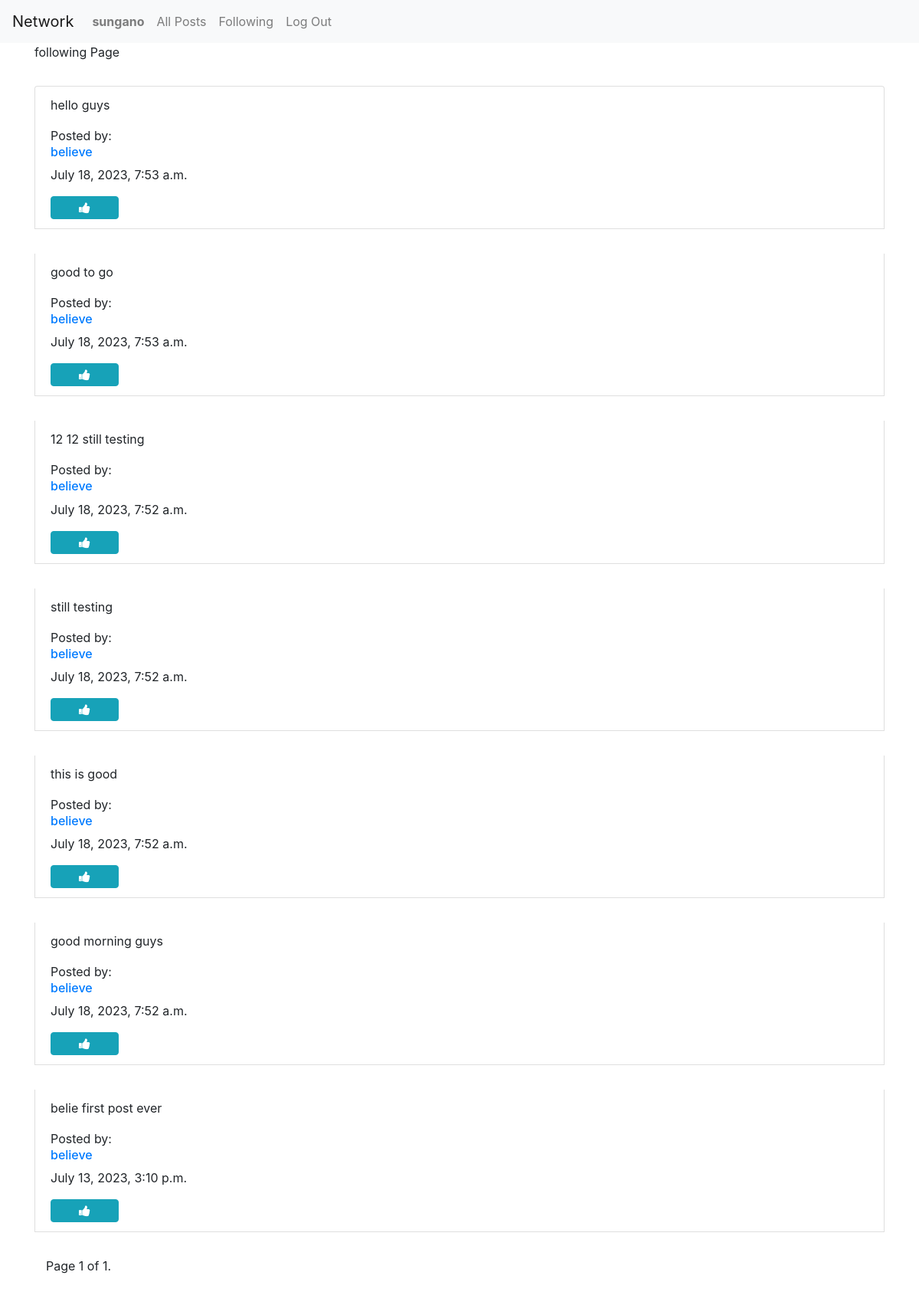
Page /following (signed in) on the committed database.
### network/models.py (models this page shows, shortened)
class User(AbstractUser):
    pass
    def __str__(self):
            return self.username

class Post(models.Model):
    comment = models.CharField(max_length=500)
    author = models.ForeignKey("User", on_delete=models.CASCADE)
    timestamp = models.DateTimeField(auto_now_add=True)

### network/views.py (the view)
# urls.py: path("following", views.following, name="following"),
def following(request):
    user = User.objects.get(id=request.user.id)
    followed_users = Follow.objects.filter(follower=user).values_list('followed_user', flat=True)
    posts = Post.objects.filter(author__in=followed_users).order_by('-timestamp')
    posts_paginator = Paginator(posts, 10)
    page_number = request.GET.get('page')
    posts_page_object = posts_paginator.get_page(page_number)
    likes = Like.objects.all()
    postsYouLike = []
    try:
        for like in likes:
            if like.user.id == request.user.id:
                postsYouLike.append(like.post.id)
    except:
        postsYouLike= []
    return render(request, "network/following.html", {
        "postsYouLike": postsYouLike,
        "postsPage": posts_page_object,
        })

### network/templates/network/following.html (shortened to what this page needs)
{% extends "network/layout.html" %}
{% block body %}
    <div class="container">
        following Page
        <div id="profile-posts">
            {% for post in postsPage %}
                <div class="list-group-item" style="margin-top: 2em;">
                    <p>{{post.comment}}</p>
                    <span>Posted by: </span>
                    <a href="{% url 'profile' id=post.author.id %}">
                        <h6>{{post.author}}</h6>
                    </a>
                    <p>{{post.timestamp}}</p>
                    {% if user.is_authenticated %}
                        {% if user == post.author %}
                            <button class="btn btn-success" data-toggle="modal" data-target="#modal_edit_post_{{ post.id }}">Edit</button>
                            <div class="modal" id="modal_edit_post_{{ post.id }}" tabindex="-1" role="dialog" aria-labelledby="modal_edit_post_{{ post.id }}" aria-hidden="true">
                                <div class="modal-dialog" role="document">
                                <div class="modal-content">
                                    <div class="modal-header">
                                    <h5 class="modal-title">Edit Post</h5>
                                    <button type="button" class="close" data-dismiss="modal" aria-label="Close">
                                        <span aria-hidden="true">&times;</span>
                                    </button>
                                    </div>
                                    <div class="modal-body">
                                    <textarea name="content" class="form-control" id="textarea_{{ post.id }}" cols="30" rows="5">{{ post.comment }}</textarea>
                                    </div>
                                    <div class="modal-footer">
                                    <button onclick="editPost({{ post.id }})" type="button" class="btn btn-primary">Save changes</button>
                                    <button type="button" class="btn btn-secondary" data-dismiss="modal">Close</button>
                                    </div>
                                </div>
                                </div>
                            </div>
                        {% else %}
                                {% if post.id in postsYouLike %}
                                <button class="btn btn-info fa fa-thumbs-down col-1" id="like_{{ post.id }}" onclick="likeHandler({{post.id}}, {{postsYouLike}})" ></button>
                                {% else %}
                                <button class="btn btn-info fa fa-thumbs-up col-1" id="like_{{ post.id }}" onclick="likeHandler({{post.id}}, {{postsYouLike}})"></button>
                                {% endif %}
                        {% endif %}
                    {% endif %}
                </div>
            {% endfor %}
                <div class="container" style="margin-top: 2em; margin-bottom: 4em;">
                    <div class="pagination">
                    <span class="step-links">
                        <span class="current">
                            Page {{ postsPage.number }} of {{ postsPage.paginator.num_pages }}.
                        </span>
                    </span>
                    </div>
                </div>
        </div>
    </div>
{% endblock %}

### network/templates/network/layout.html (shortened to what this page needs)
{% load static %}
<!DOCTYPE html>
<html lang="en">
    <head>
        <link rel="stylesheet" href="https://stackpath.bootstrapcdn.com/bootstrap/4.4.1/css/bootstrap.min.css">
        <link href="{% static 'network/styles.css' %}" rel="stylesheet">
        <link rel="stylesheet" href="https://cdnjs.cloudflare.com/ajax/libs/font-awesome/4.7.0/css/font-awesome.min.css">
    </head>
    <body>
        <nav class="navbar navbar-expand-lg navbar-light bg-light">
            <a class="navbar-brand" href="#">Network</a>
            <div>
              <ul class="navbar-nav mr-auto">
                {% if user.is_authenticated %}
                    <li class="nav-item">
                        <a class="nav-link" href="#"><strong>{{ user.username }}</strong></a>
                    </li>
                {% endif %}
                <li class="nav-item">
                  <a class="nav-link" href="{% url 'index' %}">All Posts</a>
                </li>
                {% if user.is_authenticated %}
                    <li class="nav-item">
                        <a class="nav-link" href="{% url 'following' %}">Following</a>
                    </li>
                    <li class="nav-item">
                        <a class="nav-link" href="{% url 'logout' %}">Log Out</a>
                    </li>
                {% endif %}
              </ul>
            </div>
          </nav>
        <div class="body">
            {% block body %}
            {% endblock %}
        </div>
    </body>
</html>

### rows in the picture
User: username "sungano"
Post: comment "hello guys", author "believe", timestamp "July 18, 2023, 7:53 a.m."
Post: comment "good to go", author "believe", timestamp "July 18, 2023, 7:53 a.m."
Post: comment "12 12 still testing", author "believe", timestamp "July 18, 2023, 7:52 a.m."
Post: comment "still testing", author "believe", timestamp "July 18, 2023, 7:52 a.m."
Post: comment "this is good", author "believe", timestamp "July 18, 2023, 7:52 a.m."
Post: comment "good morning guys", author "believe", timestamp "July 18, 2023, 7:52 a.m."
Post: comment "belie first post ever", author "believe", timestamp "July 13, 2023, 3:10 p.m."

### other values in the picture
{{ postsPage.number }} "1"
{{ postsPage.paginator.num_pages }} "1"
